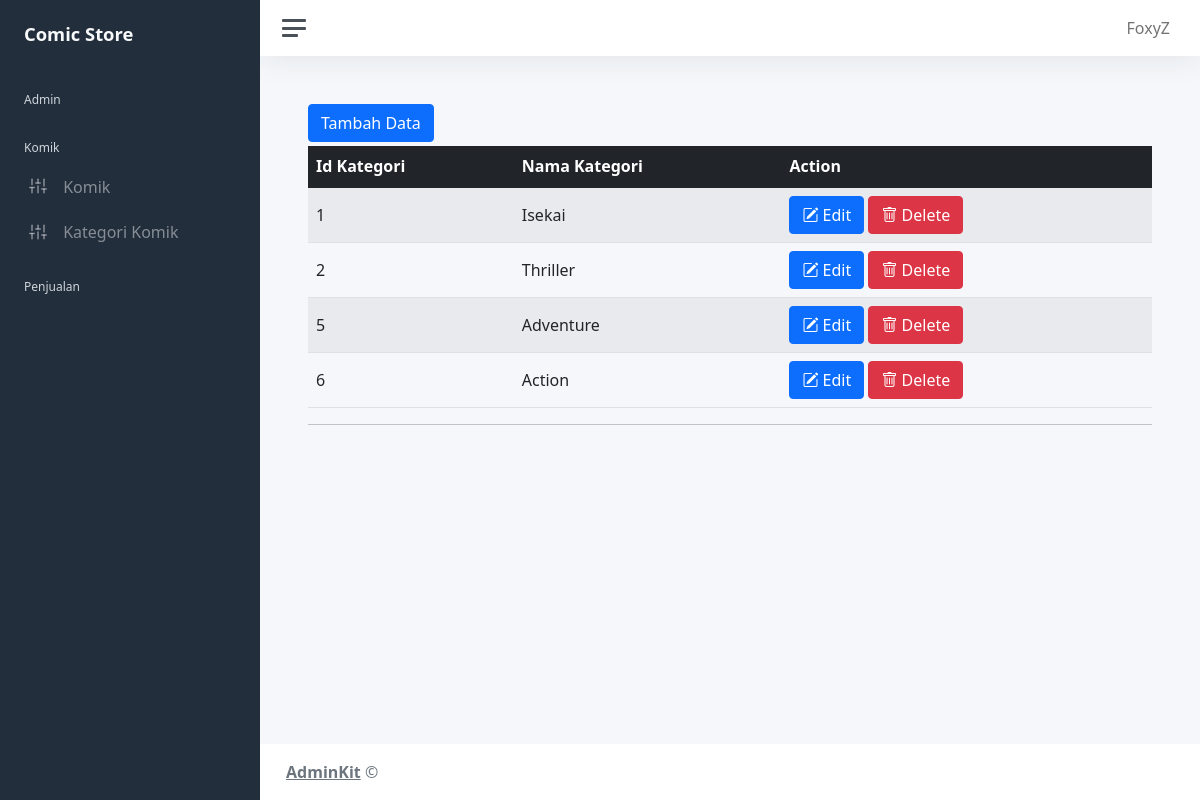
The app's page /admin/home.php?modul=mod_kategori (signed in) with its own data.
### tables this page shows
CREATE TABLE `hakakses_menu` (
  `id_hakakses` int(11) NOT NULL,
  `idmenu` int(11) DEFAULT NULL,
  `iduser` int(11) DEFAULT NULL
);

CREATE TABLE `mst_menu` (
  `idmenu` int(11) NOT NULL,
  `kode_menu` varchar(8) NOT NULL,
  `kategori_menu` varchar(25) NOT NULL,
  `nmmenu` varchar(25) NOT NULL,
  `link` varchar(50) NOT NULL
);

CREATE TABLE `mst_kategori` (
  `id_kategori` int(11) NOT NULL,
  `nm_kategori` varchar(25) NOT NULL
);

### admin/mod_kategori/index.php (the view)
<?php
include_once("kategoriCtrl.php");
if (!isset($_GET['action'])) {
?>
    <a href="?modul=mod_kategori&action=add" class="btn btn-primary btn-xs mb-1">Tambah Data</a>
    <table class="table table-striped">
        <thead class="table-dark">
            <tr>
                <th>Id Kategori</th>
                <th>Nama Kategori</th>
                <th>Action</th>
            </tr>
        </thead>
        <?php
        $query = mysqli_query($koneksidb, "SELECT * FROM mst_kategori");
        foreach ($query as $q) :
        ?>
            <tr>
                <td><?= $q['id_kategori']; ?></td>
                <td><?= $q['nm_kategori']; ?></td>
                <td><a href="?modul=mod_kategori&action=edit&id=<?= $q['id_kategori']; ?>" class="btn btn-xs btn-primary"><i class="bi bi-pencil-square"></i> Edit</a>
                    <a href="?modul=mod_kategori&action=delete&id=<?= $q['id_kategori']; ?>" class="btn btn-xs btn-danger"><i class="bi bi-trash"></i> Delete</a>
                </td>
            </tr>
        <?php
        endforeach;
        ?>
    </table>
    <hr>
<?php } else if (isset($_GET['action']) && ($_GET['action'] == "add" || $_GET['action'] == "edit")) {
?>
    <?php
    if ($proses == "insert") {
    ?>
        <form action="?modul=mod_kategori&action=save" id="formkategori" method="POST">
            <div class="row pt-3">
                <label class="col-md-2">Nama Kategori</label>
                <div class="col-md-5">
                    <input type="hidden" name="proses" value="<?= $proses; ?>">
                    <input type="text" name="nm_kategori" id="nmkategori" class="form-control">
                </div>
            </div>
            <div class="row pt-3">
                <label class="col-md-2"></label>
                <div class="col-md-5">
                    <button type="submit" class="btn btn-primary">Simpan</button>
                    <a href="home.php?modul=mod_kategori"><button type="button" class="btn btn-warning">Kembali</button></a>
                </div>
            </div>
        </form>
    <?php
    } else {
    ?>
        <form action="?modul=mod_kategori&action=save" method="POST">
            <?php
            $qry = mysqli_query($koneksidb, "select * from mst_kategori where id_kategori='$id' LIMIT 0,1");
            $dt = mysqli_fetch_array($qry);
            ?>
            <div class="row pt-3">
                <label class="col-md-2">Nama Kategori</label>
                <div class="col-md-5">
                    <input type="hidden" name="proses" value="<?= $proses; ?>">
                    <input type="hidden" name="idkategori" value="<?= $dt['id_kategori']; ?>">
                    <input type="text" class="form-control" name="nm_kategori" value="<?= $dt['nm_kategori']; ?>">
                </div>
            </div>
            <div class="row pt-3">
                <label class="col-md-2"></label>
                <div class="col-md-5">
                    <button type="submit" class="btn btn-primary">Simpan</button>
                    <a href="home.php?modul=mod_kategori"><button type="button" class="btn btn-warning">Kembali</button></a>
                </div>
            </div>
        </form>
    <?php
    }
    ?>
<?php
}
?>

### admin/menu.php (shortened to what this page needs)
<li class="sidebar-header">
    Admin
</li>
<?php
$iduser = $_SESSION['id_user'];
?>
<li class="sidebar-header">
    Komik
</li>
<?php
$qry_komik = mysqli_query($koneksidb, "SELECT a.*, b.*, c.* FROM hakakses_menu a INNER JOIN mst_userlogin b ON a.iduser = b.iduser INNER JOIN mst_menu c ON a.idmenu = c.idmenu WHERE a.iduser='$iduser' AND c.kategori_menu='komik'");
foreach ($qry_komik as $m) :
?>
    <li class="sidebar-item">
        <a class="sidebar-link" href="?modul=<?= $m['link']; ?>">
            <i class="align-middle" data-feather="sliders"></i> <span class="align-middle"><?= $m['nmmenu']; ?></span>
        </a>
    </li>
<?php
endforeach;
?>
<li class="sidebar-header">
    Penjualan
</li>

### records on screen
hakakses_menu: idmenu.nmmenu "Komik"
hakakses_menu: idmenu.nmmenu "Kategori Komik"
mst_kategori: id_kategori "1", nm_kategori "Isekai"
mst_kategori: id_kategori "2", nm_kategori "Thriller"
mst_kategori: id_kategori "5", nm_kategori "Adventure"
mst_kategori: id_kategori "6", nm_kategori "Action"

### other values on screen
$_SESSION['namauser_log'] "FoxyZ"
